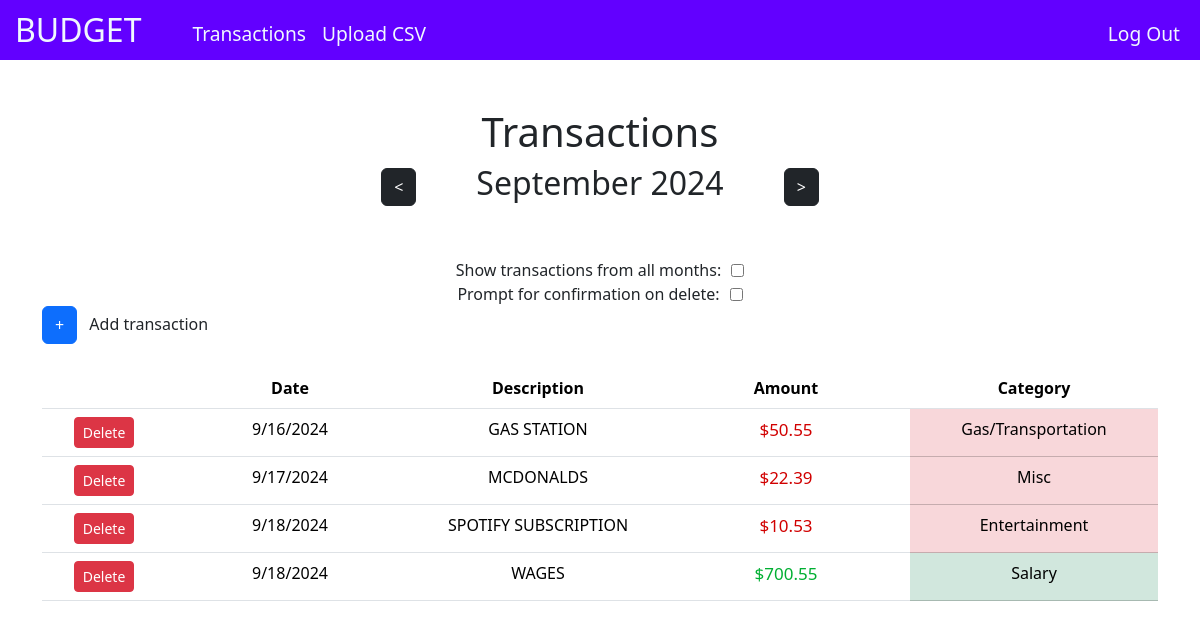
Screenshot of /transactions (signed in) with the database file from the repository.
### tables this page shows
CREATE TABLE users (id INTEGER PRIMARY KEY AUTOINCREMENT NOT NULL, username TEXT NOT NULL, hash TEXT NOT NULL, selectedmonth INTEGER, selectedyear INTEGER);

CREATE TABLE "transactions" (id INTEGER PRIMARY KEY AUTOINCREMENT NOT NULL, user_id INTEGER NOT NULL, category_id INTEGER, month INTEGER NOT NULL, day INTEGER NOT NULL, year INTEGER NOT NULL, amount NUMERIC NOT NULL, description TEXT NOT NULL, FOREIGN KEY(user_id) REFERENCES users(id), FOREIGN KEY(category_id) REFERENCES categories(id));

CREATE TABLE "categories" (id INTEGER PRIMARY KEY AUTOINCREMENT NOT NULL, user_id INTEGER NOT NULL, name TEXT NOT NULL, categorytype TEXT NOT NULL, FOREIGN KEY(user_id) REFERENCES users(id));

### app.py (the view, shortened to what this page needs)
@app.route("/transactions", methods=["GET", "POST"])
@login_required
def transactions():
    user_id = session["user_id"]
    if not user_id:
        return render_template("login.html")
    if request.method == "POST":
        dates = request.form.getlist('date')
        descriptions = request.form.getlist('description')
        amounts = request.form.getlist('amount')
        categories = request.form.getlist('category')
        if not dates or not descriptions or not amounts or not categories:
            return redirect("/")
        for i in range(len(dates)):
            date = dates[i]
            description = descriptions[i] and str(descriptions[i])
            amount = amounts[i] and int(amounts[i])
            category = categories[i] and int(categories[i])
            try:
                date_obj = datetime.strptime(date, "%Y-%m-%d")
            except ValueError:
                print(f"Invalid date format: {date}")
                continue
            year = date_obj.year
            month = date_obj.month
            day = date_obj.day
            if not description or len(description) > 50:
                continue
            if not amount or amount < 0 or amount > 99999:
                continue
            validCategory = db.execute("SELECT * FROM categories WHERE user_id=? AND id=?", user_id, category)
            if not validCategory:
                continue
            db.execute("INSERT INTO transactions (user_id, category_id, month, day, year, amount, description) VALUES(?, ?, ?, ?, ?, ?, ?)", user_id, category, month, day, year, amount, description)
        return redirect("/transactions")
    else:
        month_name = ""
        selected_month, selected_year = getCurrentMonthAndYear(user_id)
        if selected_month and selected_year:
            month_name = calendar.month_name[selected_month]
        if not selected_month or not selected_year or not month_name:
            return redirect("/")
        transaction_settings = db.execute("SELECT * FROM transaction_settings WHERE user_id=?", user_id)
        if not transaction_settings:
           db.execute("INSERT INTO transaction_settings(user_id) VALUES(?)", user_id)
           transaction_settings = db.execute("SELECT * FROM transaction_settings WHERE user_id=?", user_id)
        if not transaction_settings:
            return redirect("/")
        show_all = transaction_settings[0]["show_all"]
        warn_delete = transaction_settings[0]["warn_delete"]
        categories = db.execute("SELECT * FROM categories WHERE user_id=? ORDER BY categorytype DESC", user_id)
        if categories:
            if show_all == 0:
                transactions = db.execute(
                    """
                    SELECT transactions.*, categories.name AS category_name, categories.categorytype AS category_type
                    FROM transactions
                    LEFT JOIN categories ON transactions.category_id = categories.id
                    WHERE transactions.user_id=? AND transactions.month=? AND transactions.year=?
                    ORDER BY transactions.year, transactions.month, transactions.day
                    """, user_id, selected_month, selected_year)
            return render_template("transactions.html", show_all=show_all, warn_delete=warn_delete, transactions=transactions, categories=categories, month_name=month_name, selected_year=selected_year) #, dates=dates[0])
        return redirect("/")

### app.py (called while the page is built)
def login_required(f):
    @wraps(f)
    def decorated_function(*args, **kwargs):
        if session.get("user_id") is None:
            return redirect("/login")
        return f(*args, **kwargs)
    return decorated_function

def getCurrentMonthAndYear(user_Id):
    current_selected_month = db.execute("SELECT selectedmonth FROM users WHERE id=?", user_Id)
    current_selected_year = db.execute("SELECT selectedyear FROM users WHERE id=?", user_Id)
    if current_selected_month and current_selected_year:
        current_selected_month = current_selected_month[0]['selectedmonth']
        current_selected_year = current_selected_year[0]['selectedyear']
    return current_selected_month, current_selected_year

@app.after_request
def after_request(response):
    response.headers["Cache-Control"] = "no-cache, no-store, must-revalidate"
    response.headers["Expires"] = 0
    response.headers["Pragma"] = "no-cache"
    return response

### Templates/transactions.html (shortened to what this page needs)
{% extends "layout.html" %}
{% block main %}
<h1>Transactions</h1>
<div class="month centered-div" style="gap:60px;">
    <form class="{% if show_all == 1 %}hide{% endif %}" action="/change_month" method="post">
        <button class="arrow btn btn-dark"><</button>
    </form>
    <h2>{% if show_all == 1 %}All {% else %}{{ month_name }} {{ selected_year }}{% endif %}</h2>
    <form class="{% if show_all == 1 %}hide{% endif %}" action="/change_month" method="post">
        <button class="arrow btn btn-dark">></button>
    </form>
</div>
<div class="centered-div">
    <form class="form-inline" id="toggle_all_transactions_form" action="/toggle_all_transactions" method="post">
        <label class="form-inline" for="toggle_all_transactions">Show transactions from all months: </label>
        <input class="checkbox" type="checkbox" name="toggle_all_transactions" id="toggle_all_transactions" {% if show_all == 1 %}checked{% endif %}>
    </form>
</div>
<div class="centered-div">
    <form class="form-inline" id="toggle_warn_delete_form" action="/toggle_warn_delete" method="post">
        <label class="form-inline" for="toggle_warn_delete">Prompt for confirmation on delete: </label>
        <input class="checkbox" type="checkbox" name="toggle_warn_delete" id="toggle_warn_delete" {% if warn_delete == 1 %}checked{% endif %}>
    </form>
</div>
<button id="add_transaction_button" class="btn btn-primary" type="submit">+</button>
<span class="ms-2">Add transaction</span>
<br>
<div class="centered-div">
    <table class="table">
        <thead>
            <th></th>
            <th>Date</th>
            <th>Description</th>
            <th>Amount</th>
            <th>Category</th>
        </thead>
        <tbody>
            {% for transaction in transactions %}
                {% set day = transaction['day'] %}
                {% set month = transaction['month'] %}
                {% set year = transaction['year'] %}
                {% set description = transaction['description'] %}
                {% set amount = transaction['amount'] %}
                {% set categoryName = transaction['category_name'] %}
                {% set categoryId = transaction['category_id'] %}
                {% set categoryType = transaction['category_type'] %}
                {% set transactionId = transaction['id'] %}
                {% if day < 10 %}
                    {% set day = '0' ~ day %}
                {% endif %}
                <tr>
                    <td>
                        <form action="delete_transaction" method="post" onsubmit="return confirmDelete()">
                            <button class="delete btn btn-sm btn-danger" type="submit">Delete</button>
                        </form>
                    </td>
                    <td class="editable" id="date_{{ transactionId }}" onclick="edit('date_{{ transactionId }}', '{{ transactionId }}', 'date')">{{ month }}/{{ day }}/{{ year }}</td>
                    <td class="editable" id="description_{{ transactionId }}" onclick="edit('description_{{ transactionId }}', '{{ transactionId }}', 'description')">{{ description }}</td>
                    <td class="editable {% if categoryType == 'income' %}income_text{% elif categoryType == 'expense' %}expense_text{% endif %}" id="amount_{{ transactionId }}" onclick="edit('amount_{{ transactionId }}', '{{ transactionId }}', 'amount')">${{ "{:,.2f}".format(amount) }}</td>
                    <td class="editable {% if categoryType == 'income' %}table-success{% elif categoryType == 'expense' %}table-danger{% endif %}" id="category_{{ transactionId }}" onclick="edit('category_{{ transactionId }}', '{{ transactionId }}', 'category')">{{ categoryName }}</td>
                </tr>
            {% endfor %}
        </tbody>
    </table>
</div>
{% endblock %}

### Static/styles.css (style rules this page uses)
h1 { text-align: center; }
.month { display: flex; align-items: center; justify-content: space-between; width: 50%; margin: auto; margin-bottom: 3rem; }
th, td { width: 20%; overflow: hidden; text-overflow: ellipsis; white-space: nowrap; text-align: center; min-width: 100px; padding: 8px; text-wrap:wrap; }
.centered-div { display: flex; justify-content: center; align-items: center; gap: 10px; overflow-x: auto; }
table { table-layout: fixed; border-collapse: collapse; border-spacing: 0; width: 100%; }
th:first-child, td:first-child { width: 10%; min-width: 120px; }
.editable { cursor:pointer; }
.income_text { color:#00af32 !important; font-size: 17px; }
.expense_text { color:rgb(209, 0, 0) !important; font-size: 17px; }
.form-inline { display: flex; justify-content: center; align-items: center; gap: 10px; }

### rows the page displays
users: selectedyear "2024"
transactions: month "9", day "16", year "2024", description "GAS STATION", amount "50.55"
categories: name "Gas/Transportation"
transactions: month "9", day "17", year "2024", description "MCDONALDS", amount "22.39"
categories: name "Misc"
transactions: month "9", day "18", year "2024", description "SPOTIFY SUBSCRIPTION", amount "10.53"
categories: name "Entertainment"
transactions: month "9", day "18", year "2024", description "WAGES", amount "700.55"
categories: name "Salary"

### other values shown
{{ month_name }} "September"
